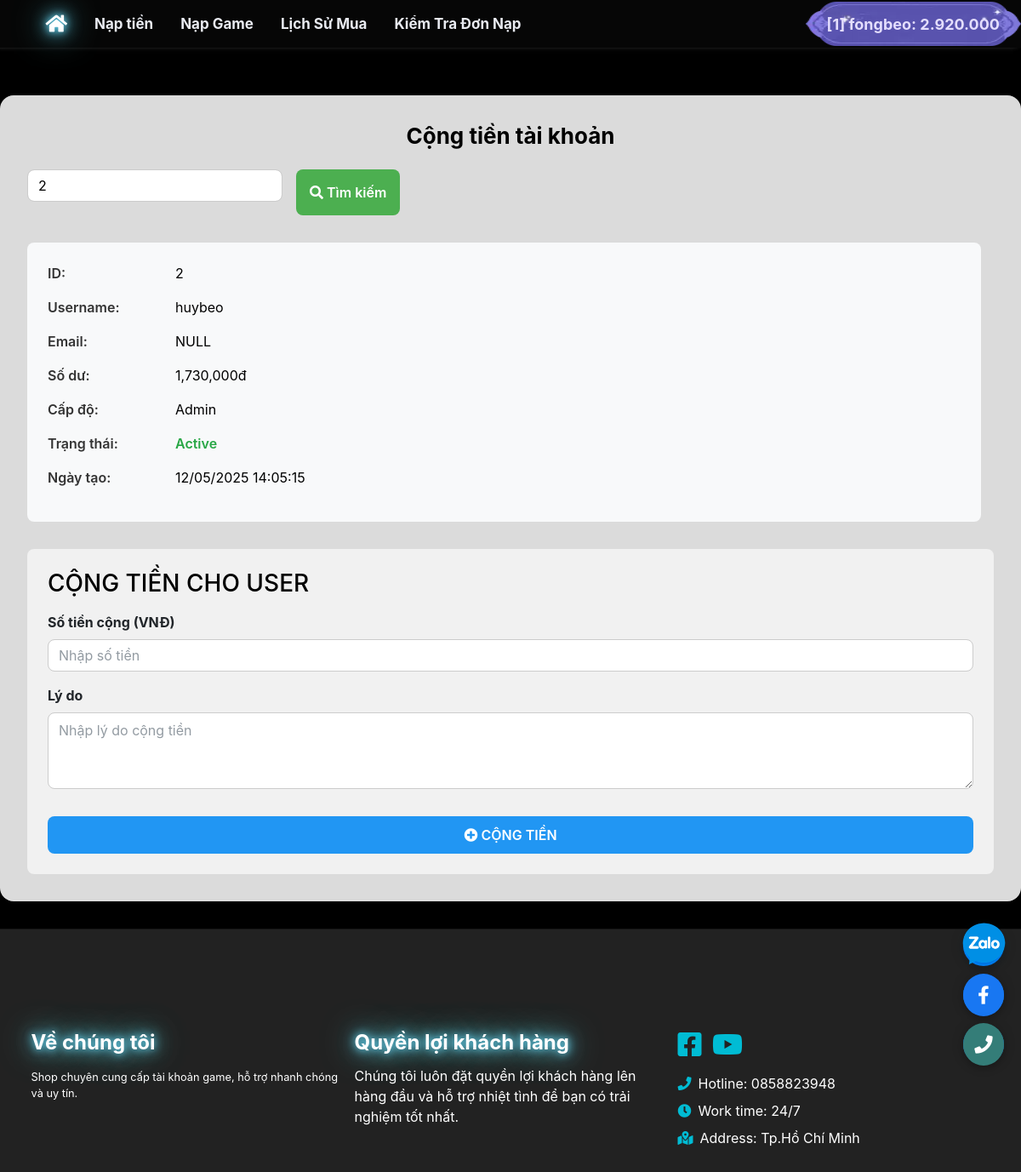
/public/admin/AddMoneyUser.php?id=2 (signed in), run on the app's committed database.
### tables this page shows
CREATE TABLE `users` (
  `id` int(11) NOT NULL,
  `username` varchar(255) DEFAULT NULL,
  `password` varchar(255) DEFAULT NULL,
  `token` varchar(255) DEFAULT NULL,
  `money` int(11) DEFAULT 0,
  `level` varchar(255) DEFAULT NULL,
  `banned` int(11) DEFAULT 0,
  `createdate` datetime DEFAULT NULL,
  `email` varchar(255) DEFAULT NULL,
  `total_money` int(11) DEFAULT 0
);

### config/config.php (called while the page is built, shortened)
<?php
require_once(__DIR__ . "/function.php");
?>
<?php
class CMSNT
{
    private $ketnoi;
    function connect()
    {
        if (!$this->ketnoi)
        {
            $this->ketnoi = mysqli_connect('localhost', 'root', '', 'shopgame') or die ('Chưa kết nối đến DATABASE');
            mysqli_query($this->ketnoi, "set names 'utf8'");
        }
    }
    function get_row($sql)
    {
        $result = mysqli_query($this->ketnoi, $sql);
        $row = mysqli_fetch_assoc($result);
        if ($row)
        {
            return $row;
        }
        return false;
    }
}
if(isset($_SESSION['username']))
{
    $CMSNT = new CMSNT;
    $getUser = $CMSNT->get_row(" SELECT * FROM users WHERE username = '".$_SESSION['username']."' ");
}
else
{
    $my_level = NULL;
    $my_money = 0;
}

### config/function.php (called while the page is built, shortened)
<?php
function check_string($data)
{
    return trim(htmlspecialchars(addslashes($data)));
}
function format_cash($price)
{
    return str_replace(",", ".", number_format($price));
}

### public/admin/AddMoneyUser.php (the view, shortened to what this page needs)
<?php
require_once(__DIR__."/../../config/config.php");
require_once(__DIR__."/../../config/function.php");
require_once("../../public/client/Header.php");
require_once("../../public/client/Nav.php");
$user_id = isset($_GET['id']) ? check_string($_GET['id']) : '';
$user_data = null;
if(!empty($user_id)) {
    $user_data = $CMSNT->get_row("SELECT * FROM `users` WHERE `id` = '$user_id'");
}
?>
<div class="search-container">
    <div class="search-wrapper">
        <h2 class="search-header">Cộng tiền tài khoản</h2>
        <div class="search-id-input">
            <input type="number" id="user_id" class="form-control" placeholder="Nhập ID user" value="<?=$user_id?>">
            <button onclick="window.location.href='AddMoneyUser.php?id=' + document.getElementById('user_id').value"
                    class="btn-search">
                <i class="fas fa-search"></i> Tìm kiếm
            </button>
        </div>
        <?php if(!empty($user_data)): ?>
        <div class="user-info" id="userInfo">
            <div class="info-row">
                <div class="info-label">ID:</div>
                <div class="info-value"><?=$user_data['id']?></div>
            </div>
            <div class="info-row">
                <div class="info-label">Username:</div>
                <div class="info-value"><?=$user_data['username']?></div>
            </div>
            <div class="info-row">
                <div class="info-label">Email:</div>
                <div class="info-value"><?=$user_data['email'] ?: 'Chưa cập nhật'?></div>
            </div>
            <div class="info-row">
                <div class="info-label">Số dư:</div>
                <div class="info-value"><?=number_format($user_data['money'])?>đ</div>
            </div>
            <div class="info-row">
                <div class="info-label">Cấp độ:</div>
                <div class="info-value"><?=ucfirst($user_data['level'])?></div>
            </div>
            <div class="info-row">
                <div class="info-label">Trạng thái:</div>
                <div class="info-value <?=$user_data['banned'] == 1 ? 'status-banned' : 'status-active'?>">
                    <?=$user_data['banned'] == 1 ? 'Banned' : 'Active'?>
                </div>
            </div>
            <div class="info-row">
                <div class="info-label">Ngày tạo:</div>
                <div class="info-value"><?=$user_data['createdate'] ? date('d/m/Y H:i:s', strtotime($user_data['createdate'])) : 'Không xác định'?></div>
            </div>
        </div>
        <div class="add-money-form">
            <h3 style="color: #000; margin-bottom: 1rem;">CỘNG TIỀN CHO USER</h3>
            <form id="addMoneyForm">
                <div class="form-group">
                    <label>Số tiền cộng (VNĐ)</label>
                    <input type="number" name="amount" class="form-control" placeholder="Nhập số tiền" required>
                </div>
                <div class="form-group">
                    <label>Lý do</label>
                    <textarea name="note" class="form-control" rows="3" placeholder="Nhập lý do cộng tiền" required></textarea>
                </div>
                <button type="submit" class="btn-add-money">
                    <i class="fas fa-plus-circle"></i> CỘNG TIỀN
                </button>
            </form>
        </div>
        <?php endif; ?>
    </div>
</div>
<?php
require_once("../../public/client/Footer.php");
?>

### public/client/Nav.php (shortened to what this page needs)
<?php
require_once(__DIR__ . "/Header.php")
?>
<div class="wrapper">
    <nav class="main-header navbar navbar-expand-md nav-header mb-4">
        <div class="container">
            <div class="collapse navbar-collapse order-3" id="navbarCollapse">
                <ul class="navbar-nav">
                    <li class="nav-item">
                        <a href="/index.php" class="nav-link menu-header shine-active"><i class="ficon fa-lg fa fa-home"></i></a>
                    </li>
                    <li class="nav-item dropdown" id="topUp_balance">
                        <a href="#" data-toggle="dropdown" aria-haspopup="true" aria-expanded="false" class="nav-link dropdown-toggle menu-header ">Nạp tiền</a>
                    </li>
                    <?php
                        $recharge_category = $CMSNT->get_row("SELECT * FROM category WHERE title = 'DỊCH VỤ NẠP GAME'");
                        $recharge_anchor = $recharge_category ? strtolower(str_replace(' ', '_', $recharge_category['title'])) : 'recharge_service';
                    ?>
                    <li class="nav-item">
                        <a href="../../index.php#<?=$recharge_anchor?>" class="nav-link menu-header">Nạp Game</a>
                    </li>
                    <li class="nav-item dropdown">
                        <a href="#" data-toggle="dropdown" aria-haspopup="true" aria-expanded="false" class="nav-link dropdown-toggle menu-header">Lịch Sử Mua</a>
                    </li>
                    <li class="nav-item">
                         <a href="<?= empty($_SESSION['username']) ? '/public/client/Login.php' : '/public/client/HistoryRecharge.php'; ?>" class="nav-link menu-header">Kiểm Tra Đơn Nạp</a>
                    </li>
                </ul>
            </div>
            <ul class="order-1 order-md-3 navbar-nav navbar-no-expand ml-auto" style="position: absolute;right: 0px;">
                <?php if(empty($_SESSION['username'])) { ?>
                    <li class="nav-item">
                        <a href="/public/client/Register.php"><button class="btn-pretty">Đăng ký</button></a>
                    </li>
                    <li class="nav-item">
                        <a href="/public/client/Login.php"><button class="btn-pretty">Đăng nhập</button></a>
                    </li>
                <?php } else {?>
                    <li class="nav-item">
                        <span class="mt-2">
                            <a href="#" class="dropdown-toggle" data-toggle="dropdown" aria-haspopup="true" aria-expanded="false">
                                <button class="btn-pretty-user">
                                    [<?= $getUser['id']; ?>] <?= $_SESSION['username']; ?>: <?= format_cash($getUser['money']); ?>
                                </button>
                            </a>
                        </span>
                    </li>
                <?php }?>
            </ul>
        </div>
    </nav>

### styles/styles1.css (style rules this page uses)
body { background: #000 url(https://pbs.twimg.com/media/GjRPWT7acAArpEw?format=jpg&name=small) no-repeat fixed; background-size: cover; }
.nav-header { background-color: rgb(8 8 8 / 79%); }
.main-header { position: sticky; top: 0; box-shadow: 3px 3px 8px rgb(0 0 0 / 23%), -5px -5px 8px #fdfcfc; font-size: 17px; }
.menu-header { color: #e9ebf1; font-weight: bold; }
.shine-active { text-shadow: 0 0 10px #69e0ff, 0 0 20px #69e0ff, 0 0 40px #69e0ff; color: #fff; font-weight: bold; font-size: 17px; }
.dropdown-toggle::after { display: none; }
.user-info { flex-grow: 1; margin-right: 15px; overflow: hidden; }

### public/client/Nav.php (style rules this page uses)
.btn-pretty-user { display: inline-flex; align-items: center; justify-content: center; padding: 0 25px; height: 52px; font-size: 18px; font-weight: bold; color: #e4defe; white-space: nowrap; background: url(/assets/img/genshi/img/btn_pretty.webp) no-repeat center center; background-size: 100% 100%; border: none; border-radius: 6px; }

### public/client/Footer.php (style rules this page uses)
html, body { height: 100%; margin: 0; }
body { display: flex; flex-direction: column; min-height: 100vh; }
.wrapper { flex: 1 0 auto; }

### data on the page
users: id "1", money "2.920.000"
users: id "2", username "huybeo", email "NULL", money "1,730,000", level "Admin", createdate "12/05/2025 14:05:15"

### other printed values
$_SESSION['username'] "fongbeo"
